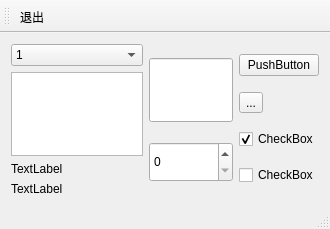
<?xml version="1.0" encoding="UTF-8"?>
<ui version="4.0">
 <class>MainWindow</class>
 <widget class="QMainWindow" name="MainWindow">
  <property name="geometry">
   <rect>
    <x>0</x>
    <y>0</y>
    <width>330</width>
    <height>229</height>
   </rect>
  </property>
  <property name="windowTitle">
   <string>MainWindow</string>
  </property>
  <property name="styleSheet">
   <string notr="true"/>
  </property>
  <widget class="QWidget" name="centralWidget">
   <layout class="QGridLayout" name="gridLayout">
    <item row="0" column="0">
     <layout class="QHBoxLayout" name="horizontalLayout">
      <item>
       <layout class="QVBoxLayout" name="verticalLayout">
        <item>
         <widget class="QComboBox" name="comboBox">
          <item>
           <property name="text">
            <string>1</string>
           </property>
          </item>
          <item>
           <property name="text">
            <string>新建项目</string>
           </property>
          </item>
         </widget>
        </item>
        <item>
         <spacer name="verticalSpacer">
          <property name="orientation">
           <enum>Qt::Vertical</enum>
          </property>
          <property name="sizeHint" stdset="0">
           <size>
            <width>20</width>
            <height>40</height>
           </size>
          </property>
         </spacer>
        </item>
        <item>
         <widget class="QTextEdit" name="textEdit"/>
        </item>
        <item>
         <spacer name="verticalSpacer_2">
          <property name="orientation">
           <enum>Qt::Vertical</enum>
          </property>
          <property name="sizeHint" stdset="0">
           <size>
            <width>20</width>
            <height>18</height>
           </size>
          </property>
         </spacer>
        </item>
        <item>
         <widget class="QLabel" name="label">
          <property name="text">
           <string>TextLabel</string>
          </property>
         </widget>
        </item>
        <item>
         <widget class="QLabel" name="label_2">
          <property name="text">
           <string>TextLabel</string>
          </property>
         </widget>
        </item>
       </layout>
      </item>
      <item>
       <layout class="QVBoxLayout" name="verticalLayout_2">
        <item>
         <widget class="QLineEdit" name="lineEdit">
          <property name="minimumSize">
           <size>
            <width>84</width>
            <height>64</height>
           </size>
          </property>
          <property name="readOnly">
           <bool>false</bool>
          </property>
         </widget>
        </item>
        <item>
         <widget class="QSpinBox" name="spinBox">
          <property name="minimumSize">
           <size>
            <width>0</width>
            <height>40</height>
           </size>
          </property>
         </widget>
        </item>
       </layout>
      </item>
      <item>
       <layout class="QVBoxLayout" name="verticalLayout_3">
        <item>
         <widget class="QPushButton" name="pushButton">
          <property name="text">
           <string>PushButton</string>
          </property>
         </widget>
        </item>
        <item>
         <widget class="QToolButton" name="toolButton">
          <property name="text">
           <string>...</string>
          </property>
         </widget>
        </item>
        <item>
         <widget class="QCheckBox" name="checkBox">
          <property name="text">
           <string>CheckBox</string>
          </property>
          <property name="checked">
           <bool>true</bool>
          </property>
         </widget>
        </item>
        <item>
         <widget class="QCheckBox" name="checkBox_2">
          <property name="text">
           <string>CheckBox</string>
          </property>
         </widget>
        </item>
       </layout>
      </item>
     </layout>
    </item>
   </layout>
  </widget>
  <widget class="QToolBar" name="mainToolBar">
   <attribute name="toolBarArea">
    <enum>TopToolBarArea</enum>
   </attribute>
   <attribute name="toolBarBreak">
    <bool>false</bool>
   </attribute>
   <addaction name="actQuit"/>
  </widget>
  <widget class="QStatusBar" name="statusBar"/>
  <action name="actQuit">
   <property name="text">
    <string>退出</string>
   </property>
  </action>
 </widget>
 <layoutdefault spacing="6" margin="11"/>
 <resources/>
 <connections>
  <connection>
   <sender>actQuit</sender>
   <signal>triggered()</signal>
   <receiver>MainWindow</receiver>
   <slot>close()</slot>
   <hints>
    <hint type="sourcelabel">
     <x>-1</x>
     <y>-1</y>
    </hint>
    <hint type="destinationlabel">
     <x>220</x>
     <y>138</y>
    </hint>
   </hints>
  </connection>
 </connections>
</ui>
